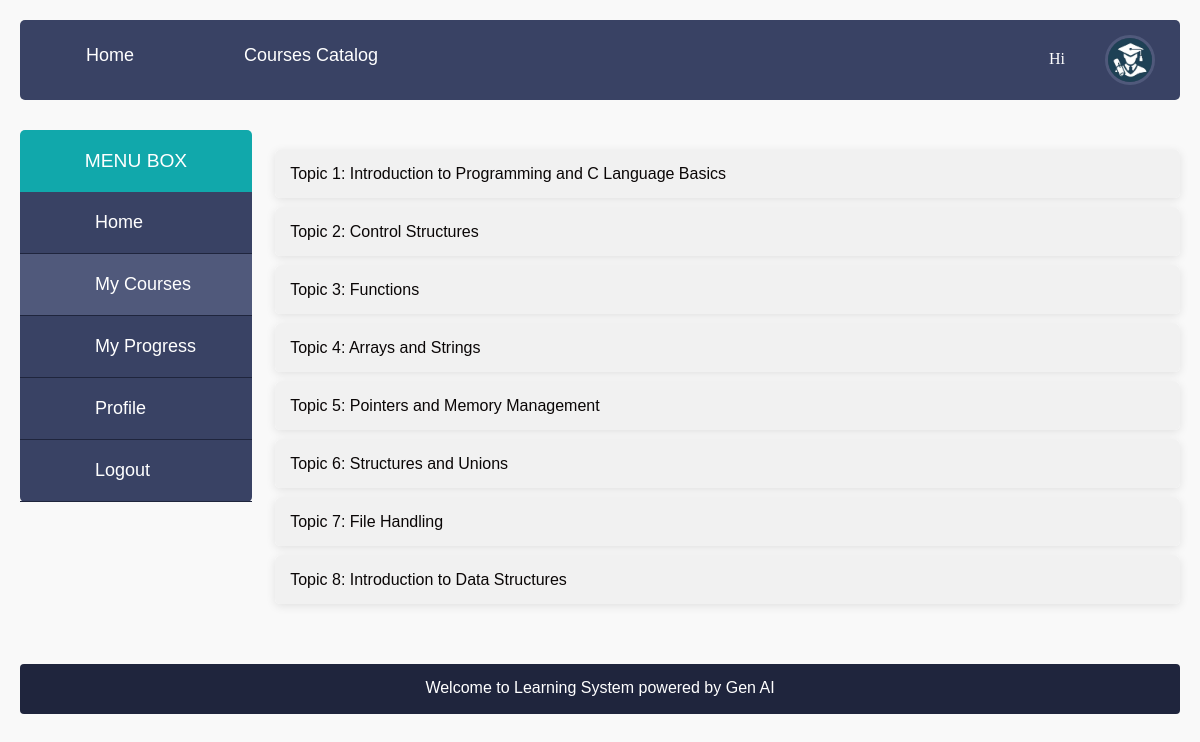
Before: /student_dashboard/ (signed in) with the older database file.
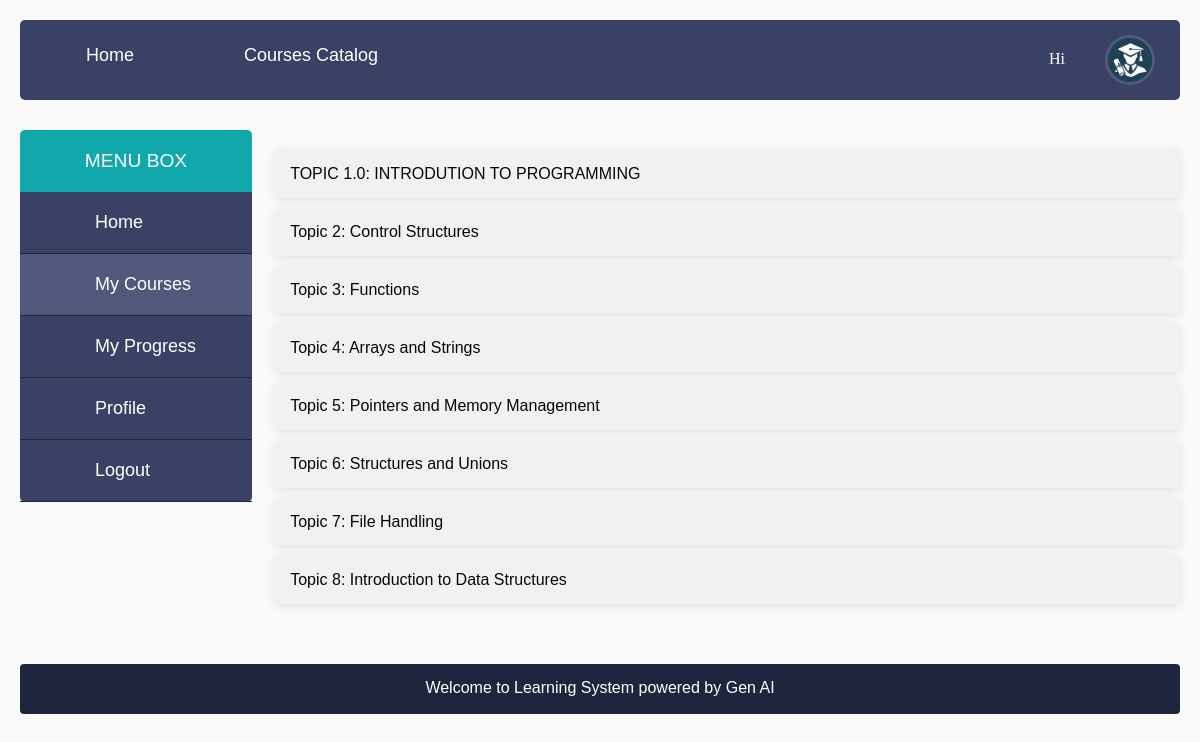
After: the same page with the newer database file.
### C_learn/models.py (models this page shows, shortened)
class Topic(models.Model):
    course = models.ForeignKey(Course, related_name='topics', on_delete=models.CASCADE)
    name = models.CharField(max_length=255)
    description = models.TextField()

### C_learn/views.py (the view)
# urls.py: path('student_dashboard/', views.student_dashboard, name='student_dashboard'),
@login_required
def student_dashboard(request):
    user = request.user
    courses = Course.objects.all()
    for course in courses:
        for topic in course.topics.all():
            try:
                progress = StudentProgress.objects.get(student=user, topic=topic)
                topic.completed = progress.completed
                topic.progress = 100 if progress.completed else 0
            except StudentProgress.DoesNotExist:
                topic.completed = False
                topic.progress = 0
    return render(request, 'student/student_dashboard.html', {'courses': courses})

### C_learn/templates/student/student_dashboard.html (shortened to what this page needs)
{% extends 'base.html' %}
{% load static %}
{% block content %}
{% include 'navbar.html' %}
<div class="main">
    <div class="">
        {% include 'student/student_sidebar.html' %}
        <div class="course_middle">
            <div class="accordion-container">
                {% if courses %}
                    {% for course in courses %}
                        {% for topic in course.topics.all %}
                            <div class="accordion-item">
                                <button class="accordion-btn" id="text">{{ topic.name }}</button>
                            </div>
                        {% endfor %}
                    {% endfor %}
                {% endif %}
            </div>
        </div>
    </div>
</div>
{% include 'footer.html' %}
{% endblock %}

### C_learn/templates/base.html (shortened to what this page needs)
{%load static%}
<!DOCTYPE HTML>
<head>
<link href="{%static 'style.css'%}" rel="stylesheet" type="text/css" />
<link href="{%static 'nav.css'%}" rel="stylesheet" type="text/css" media="all"/>
<link href="{%static 'courses.css'%}" rel="stylesheet" type="text/css" media="all"/>
<link href="{%static 'form.css'%}" rel="stylesheet" type="text/css" media="all"/>
<link href="{%static 'index.css'%}" rel="stylesheet" type="text/css" media="all"/>
<link href="{%static 'bootstrap-icons.css'%}" rel="stylesheet">
</head>
<body>
    {%block content %}
    {%endblock%}
</body>

### C_learn/templates/navbar.html (shortened to what this page needs)
{%load static%}
<div class="">
    <div class="header">
          <div class="header_top">
                <div class="menu">
                      <ul class="nav">
                          <li><a href="{%url 'index'%}"><i><img src="{% static 'images/settings.png'%}" alt="" /></i>Home</a></li>
                          <li><a href="{%url 'courses'%}"><i><img src="{% static 'images/mail.png'%}" alt="" /></i>Courses Catalog</a></li>
                      </ul>
                  </div>
                <div class="profile_details">
                         <div id="loginContainer">
                            <a id="loginButton" class=""><span>Hi</span></a>
                      </div>
                       <div class="profile_img">
                           <a href="#"><img src="{% static 'images/student.jfif'%}" alt="" style="height: 50px; width: 50px;"/>	</a>
                       </div>
                  </div>
             </div>
      </div>
</div>

### C_learn/templates/student/student_sidebar.html
{%load static%}
<div class="course_left">
      <div class="menu_box">
             <h3>Menu Box</h3>
               <div class="menu_box_list">
                         <ul>
                                 <li><a href="{%url 'student_home'%}" class="messages"><span>Home</span><div class="clear"></div></a></li>
                                 <li class="active"><a href="{%url 'student_dashboard'%}" class="invites"><span>My Courses </span><div class="clear"></div></a></li>
                                 <li><a href="{%url 'student_progress'%}" class="events"><span>My Progress</span></a></li>
                                 <li><a href="{%url 'student_profile'%}" class="account_settings"><span>Profile</span></a></li>
                                 <li><a href="{%url 'logout'%}" class="statistics"><span>Logout</span></a></li>
                       </ul>
             </div>
      </div>
   </div>

### C_learn/templates/footer.html
<footer style="width: 100%; background-color: #1F253D; height: 50px; text-align: center; margin-top: 20px; border-radius: 4px;">
    <h4 style=" padding-top: 15px; color: #ffffff;">Welcome to Learning System powered by Gen AI</h4>
</footer>

### static/style.css (style rules this page uses)
html,body,div,span,applet,object,iframe,h1,h2,h3,h4,h5,h6,p,blockquote,pre,a,abbr,acronym,address,big,cite,code,del,dfn,em,img,ins,kbd,q,s,samp,small,strike,strong,sub,sup,tt,var,b,u,i,dl,dt,dd,ol,nav ul,nav li,fieldset,form,label,legend,table,caption,tbody,tfoot,thead,tr,th,td,article,aside,canvas,details,embed,figure,figcaption,footer,header,hgroup,menu,nav,output,ruby,section,summary,time,mark,audio,video { margin:0;padding:0;border:0;font-size:100%;font:inherit;vertical-align:baseline; }
article, aside, details, figcaption, figure,footer, header, hgroup, menu, nav, section { display: block; }
ol,ul { list-style:none;margin:0;padding:0; }
a { text-decoration:none; }
img { max-width:100%; }
body { font-family: 'ambleregular'; background:#fbfbfc; padding:10px; position:relative; }
.header_top { background:#394264; border-radius:5px; -webkit-border-radius:5px; -moz-border-radius:5px; -o-border-radius:5px; position:relative; }
.profile_details { float:right; margin: 15px 25px; }
#loginContainer { position:relative; float:left; padding-right:10px; padding-top:15px; }
#loginButton { display:inline-block; position:relative; z-index:30; cursor:pointer; }
#loginButton span { color:#FFF; font-size:1em; background:url(images/loginArrow.png) no-repeat 26px 8px; display:block; padding: 0 30px 0 0; font-family: 'ambleregular'; }
.profile_img { float:right; }
.profile_img img { display:block; border-radius:3em; -webkit-border-radius:3em; -moz-border-radius:3em; -o-border-radius:3em; border:3px solid #50597b; }
.main { padding:30px 0; }
.course_left { width: 20%; float: left; }
.course_middle { margin-left: 2%; float:left; width:78%; }
.menu_box h3 { color: #FFF; font-size: 1.2em; text-transform: uppercase; padding:20px 0; text-align: center; background: #11a8ab; border-radius:5px 5px 0 0; -webkit-border-radius:5px 5px 0 0; -moz-border-radius:5px 5px 0 0; -o-border-radius:5px 5px 0 0; }
.menu_box_list { background:#394264; border-radius:0px 0px 5px 5px; -webkit-border-radius:0px 0px 5px 5px; -moz-border-radius:0px 0px 5px 5px; -o-border-radius:0px 0px 5px 5px; }
.menu_box_list li a { display:block; color:#FFF; font-size:1em; border-bottom:1px solid #1f253d; padding:20px 30px; -webkit-transition: all 0.5s ease-in-out; -moz-transition: all 0.5s ease-in-out; -o-transition: all 0.5s ease-in-out; transition: all 0.5s ease-in-out; }
.menu_box_list li a:hover,.menu_box_list li.active a { background:#50597b; }
.menu_box_list li a span { padding-left:45px; }
.menu_box_list li a.messages { background-image:url(../images/mail.png); background-repeat:no-repeat; background-position:30px 13px; }
.menu_box_list li a.invites { background-image:url(../images/invites.png); background-repeat:no-repeat; background-position:30px 13px; }
.menu_box_list li a.invites:hover,.menu_box_list li.active a { background-image:url(../images/invites-hover.png); }
.menu_box_list li a.events { background-image:url(../images/events.png); background-repeat:no-repeat; background-position:30px 13px; }
.menu_box_list li a.account_settings { background-image:url(../images/settings.png); background-repeat:no-repeat; background-position:30px 13px; }
.menu_box_list li a.statistics { background-image:url(../images/statistics.png); background-repeat:no-repeat; background-position:30px 13px; }

### static/nav.css (style rules this page uses)
.menu { float:left; z-index: 1; }
.menu ul { margin-left:6px; }
.menu li { float:left; }
.menu li a { color:#FFF; font-size:1em; padding:25px 50px; display: block; text-align:center; color:#FFF; -webkit-transition: all 0.5s ease-in-out; -moz-transition: all 0.5s ease-in-out; -o-transition: all 0.5s ease-in-out; transition: all 0.5s ease-in-out; position:relative; }
.nav:before, .nav:after { content: " "; display: table; }
.nav:after { clear: both; }
.nav > li > a { display: block; }

### static/courses.css (style rules this page uses)
* { margin: 0; padding: 0; box-sizing: border-box; font-size: large; }
body { font-family: Arial, sans-serif; background-color: #f9f9f9; padding: 20px; }
.accordion-container { width: 100%; margin: 0 auto; border-radius: 5px; }
.accordion-item { background-color: #fff; border-radius: 5px; margin-bottom: 10px; box-shadow: 0 2px 10px rgba(0, 0, 0, 0.1); }
.accordion-btn { width: 100%; background-color: #ffffff; color: rgb(10, 6, 6); border: none; text-align: left; padding: 15px; font-size: 16px; cursor: pointer; border-radius: 5px; outline: none; transition: background-color 0.3s ease; }

### static/form.css (style rules this page uses)
* { margin: 0; padding: 0; box-sizing: border-box; }

Changed rows visible on the page:
changed Topic: name "Topic 1: Introduction to Programming and C Language Basics" → "TOPIC 1.0: INTRODUTION TO PROGRAMMING"
